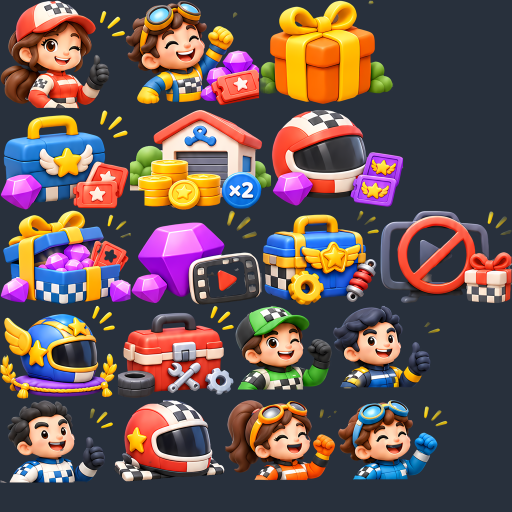
#> input picture Design/AssetPacks/Soft_Miniature_Shop_Horizontal_v1/qa-atlas-0.png, 1024 x 1024 px, given as the content of the folder s/Soft_Miniature_Shop_Horizontal_v1/sprites/illustrations_x2, which was not available (shown at 1/2 size)
$ python pack_atlas.py
#> lines starting #> are read from the running program, lines starting #| are printed output that depends on the picture
"""Pack sprites/illustrations_x2/*.png into <=2048px pages + shop_illustrations_atlas.json."""
from pathlib import Path
from PIL import Image
import json
HERE=Path(__file__).resolve().parent
PAD=4;W=2048;MAXH=2048
files=sorted((HERE/'sprites/illustrations_x2').glob('*.png'),key=lambda f:(-Image.open(f).size[1],f.stem))
#> files = 1 item
pages=[];place={}
def new_page():pages.append({'x':0,'y':0,'rowh':0,'items':[]});return pages[-1]
pg=new_page()
for f in files:
    w,h=Image.open(f).size
#> w = 1024; h = 1024
    if pg['x']+w+PAD>W:pg['x']=0;pg['y']+=pg['rowh']+PAD;pg['rowh']=0
    if pg['y']+h+PAD>MAXH:pg=new_page();pg['x']=0
    place[f.stem]=(len(pages)-1,pg['x']+PAD//2,pg['y']+PAD//2,w,h);pg['items'].append(f);pg['x']+=w+PAD;pg['rowh']=max(pg['rowh'],h)
for old in HERE.glob('shop_illustrations_atlas*.png*'):old.unlink()
out=[]
for i,p in enumerate(pages):
    H=1
    while H<p['y']+p['rowh']+PAD:H*=2
    img=Image.new('RGBA',(W,H),(0,0,0,0))
#> img: PIL image 2048x2048 RGBA; every value is 0
    for f in p['items']:
        _,x,y,_,_=place[f.stem];img.paste(Image.open(f).convert('RGBA'),(x,y))
#> after `_, x, y, _, _ = place[f.stem]`: x = 2; y = 2
#> after `img.paste(Image.open(f).convert('RGBA'), (x, y))`:
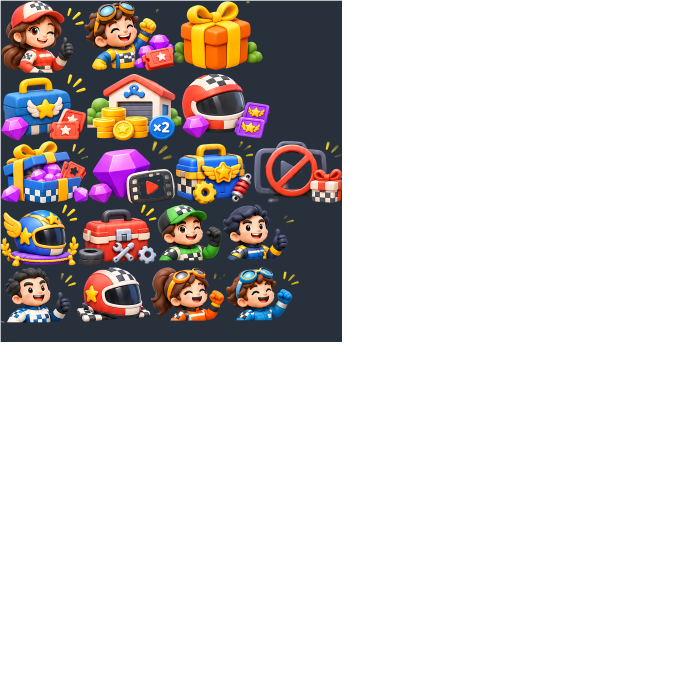
#> img: PIL image 2048x2048 RGBA (shown at 1/3 size); mean R, G, B, A 26.2, 21.3, 20.9, 63.8; transparent parts drawn white
    name=f'shop_illustrations_atlas_{i}.png';img.save(HERE/name);out.append({'image':name,'size':[W,H]});print(name,W,H,len(p['items']))
(HERE/'shop_illustrations_atlas.json').write_text(json.dumps({'pages':out,'sprites':{k:{'page':v[0],'x':v[1],'y':v[2],'w':v[3],'h':v[4]} for k,v in sorted(place.items())}},indent=1))

$ run again, on Design/AssetPacks/Soft_Miniature_Shop_Horizontal_v1/qa-fixed6.png
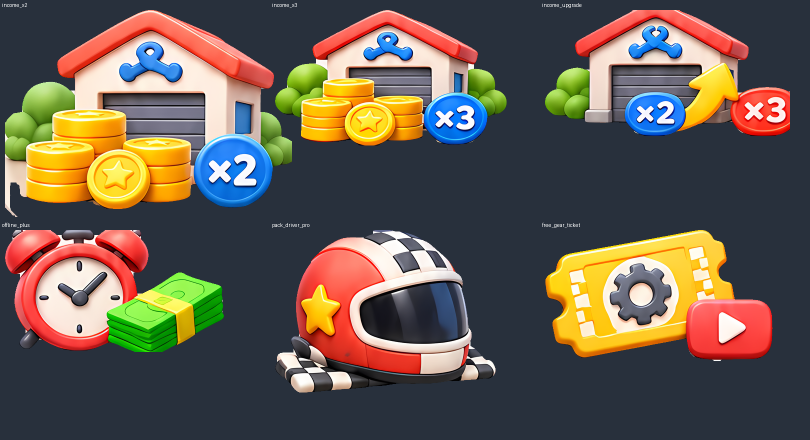
#> input picture Design/AssetPacks/Soft_Miniature_Shop_Horizontal_v1/qa-fixed6.png, 1620 x 880 px, given as the content of the folder s/Soft_Miniature_Shop_Horizontal_v1/sprites/illustrations_x2, which was not available (shown at 1/2 size)
#> files = 1 item
#> w = 1620; h = 880
#> x = 2
#> `img.paste(Image.open(f).convert('RGBA'), (x, y))`:
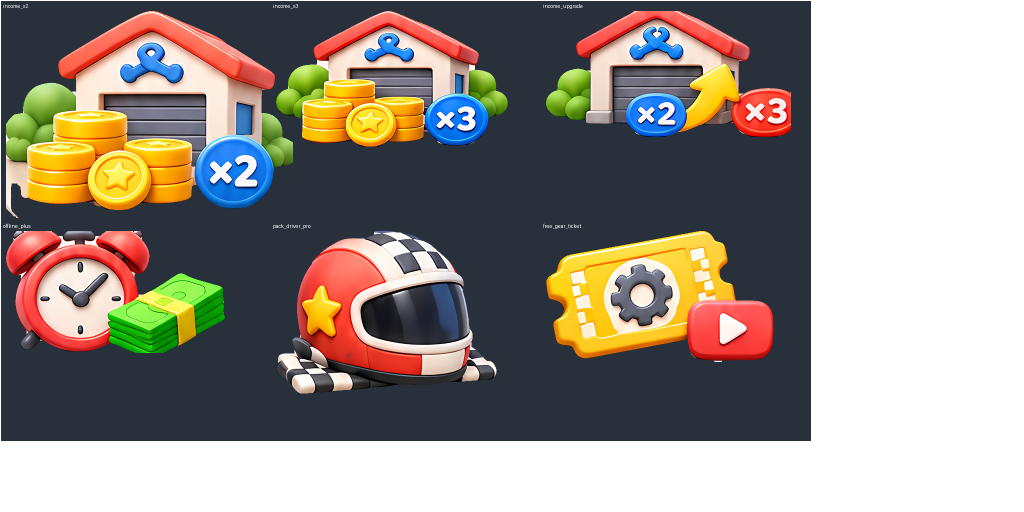
#> img: PIL image 2048x1024 RGBA (shown at 1/2 size); mean R, G, B, A 68.9, 61.5, 54.1, 173.3; transparent parts drawn white
